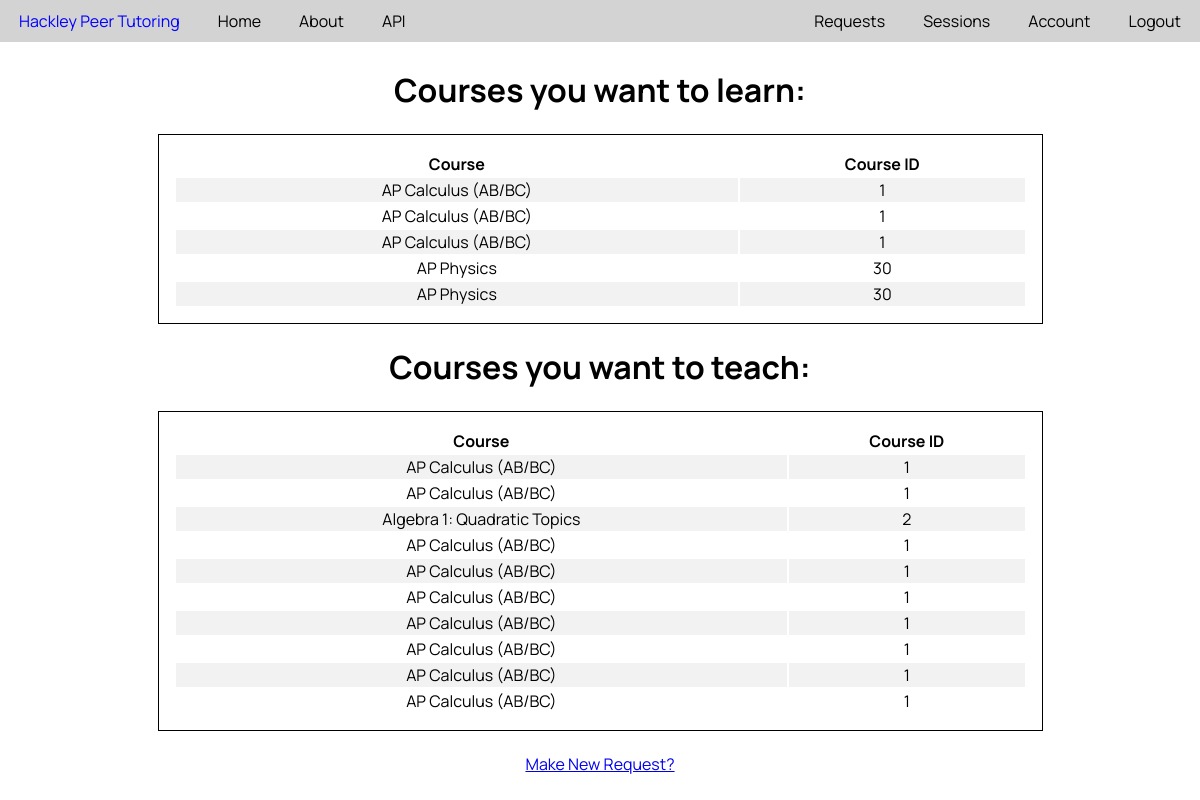
/requests (signed in), run on the app's committed database.
### PeerTutor/models.py (models this page shows, shortened)
class Course(db.Model):
    __tablename__ = 'course'
    id = db.Column(db.Integer, primary_key=True)
    name = db.Column(db.String(20), unique=True, nullable=False)
    description = db.Column(db.Text, nullable=False)

class CourseRequest(db.Model):
    __tablename__ = 'courseRequest'
    id = db.Column(db.Integer, primary_key=True)
    user_id = db.Column(db.Integer, db.ForeignKey('user.id'), nullable=False)
    course_id = db.Column(db.Integer, nullable=False)
    relationship = db.Column('relationship', db.Boolean, nullable=False)
    date_added = db.Column(db.DateTime, nullable=False, default=datetime.utcnow)

### PeerTutor/tutoring/routes.py (the view)
@tutor_functions.route('/requests', methods=['GET'])
@login_required
def requests():
    teachRequests = queryCourseRequests(user=current_user, relationship=True)
    learnRequests = queryCourseRequests(user=current_user, relationship=False)
    return render_template('requests.html', queryCourse=queryCourse, teachRequests=teachRequests, learnRequests=learnRequests)

### PeerTutor/models.py (called while the page is built)
@login_manager.user_loader
def load_user(user_id):
   return User.query.get(int(user_id))

### PeerTutor/tutoring/utils.py (called while the page is built)
def queryCourse(id):
    return Course.query.get(id)

def queryCourseRequests(user, relationship):
    return CourseRequest.query.filter_by(user=user, relationship=relationship).all()

### PeerTutor/templates/requests.html (shortened to what this page needs)
{% extends 'base.html' %}
{% block content %}
    <div class="requests-page">
    <h1> Courses you want to learn: </h1>
    <table class="request-table">
        <tr>
            <th>Course</th>
            <th>Course ID</th>
        </tr>
        {% for request in learnRequests %}
        <tr>
            <td>{{queryCourse(request.course_id).name}}</td>
            <td>{{request.course_id}}</td>
        </tr>
        {% endfor %}
    </table>
    <h1> Courses you want to teach: </h1>
    <table class="request-table">
        <tr>
            <th>Course</th>
            <th>Course ID</th>
        </tr>
        {% for request in teachRequests %}
        <tr>
            <td>{{queryCourse(request.course_id).name}}</td>
            <td>{{request.course_id}}</td>
        </tr>
        {% endfor %}
    </table>
    <br>
    <a href="{{url_for('tutor_functions.makeRequest')}}"> Make New Request? </a>
    </div>
{% endblock %}

### PeerTutor/static/main.css (style rules this page uses)
body { margin: 0px; font-family: 'Manrope', sans-serif; }
tr { border-bottom: 1px solid black; border-right: 1px solid black; }
tr:nth-child(even) { background-color: #f2f2f2; }
.request-table { border: 1px solid black; width: 75%; text-align: center; padding: 15px; margin-left: auto; margin-right: auto; }
.requests-page { margin:10px; text-align: center; }

### data on the page
CourseRequest: course_id "1"
Course: name "AP Calculus (AB/BC)"
CourseRequest: course_id "1"
CourseRequest: course_id "1"
CourseRequest: course_id "30"
Course: name "AP Physics"
CourseRequest: course_id "30"
CourseRequest: course_id "1"
CourseRequest: course_id "1"
CourseRequest: course_id "2"
Course: name "Algebra 1: Quadratic Topics"
CourseRequest: course_id "1"
CourseRequest: course_id "1"
CourseRequest: course_id "1"
CourseRequest: course_id "1"
CourseRequest: course_id "1"
CourseRequest: course_id "1"
CourseRequest: course_id "1"
